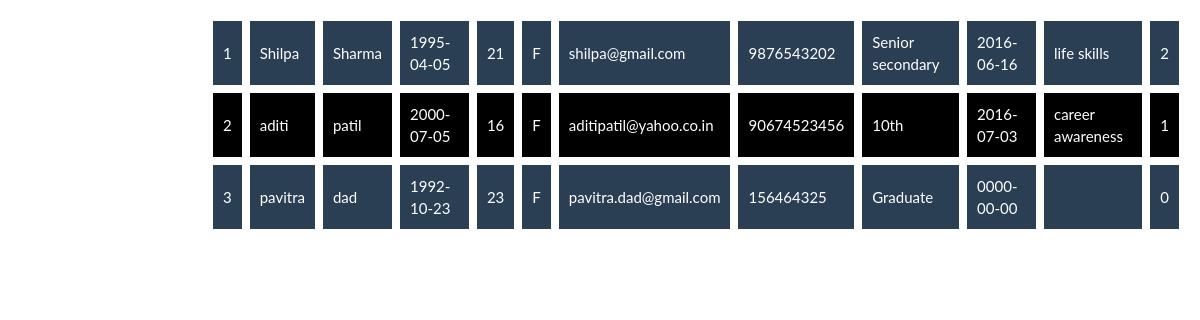
/DAD/sea.php, run on an earlier commit of the app's database.
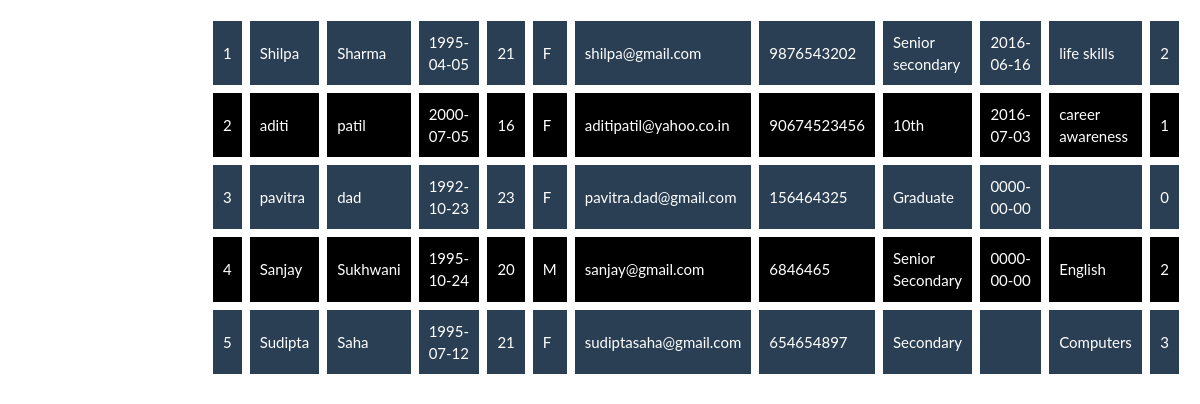
And on a later commit of the database.
### tables this page shows
CREATE TABLE IF NOT EXISTS `user` (
`uid` int(10) NOT NULL,
  `fname` char(15) NOT NULL,
  `lname` char(15) NOT NULL,
  `dob` date NOT NULL,
  `age` int(2) NOT NULL,
  `gender` char(1) NOT NULL,
  `email` varchar(30) NOT NULL,
  `user_phone` bigint(10) NOT NULL,
  `other_phone` bigint(10) NOT NULL,
  `edu_details` varchar(30) NOT NULL,
  `category` varchar(10) NOT NULL,
  `tracking start` date NOT NULL,
  `tracking call` date DEFAULT NULL,
  `father_phone` int(10) NOT NULL,
  `mother_phone` int(10) NOT NULL,
  `course` varchar(30) NOT NULL,
  `milestone` int(1) DEFAULT NULL,
  `password` varchar(15) NOT NULL
);

### DAD/sea.php (the view, shortened to what this page needs)
<!DOCTYPE html>
<html>
<head>
</head>
<?php
$nm=$_GET['nm'];
$qu="select * from user where fname like '".$nm."%'";
$res=mysql_query($qu);
echo "<table class=yotab>";
while($row=mysql_fetch_array($res))
{
	echo "<tr class=yotr>";
	echo "<td class=yo>";
	echo $row['uid'];
	echo "</td>";
	echo "<td class=yo>";
	echo $row['fname'];
	echo "</td>";
	echo "<td class=yo>";
	echo $row['lname'];
	echo "</td>";
	echo "<td class=yo>";
	echo $row['dob'];
	echo "</td>"
	;
	echo "<td class=yo>";
	echo $row['age'];
	echo "</td>";
	echo "<td class=yo>";
	echo $row['gender'];
	echo "</td>";
	echo "<td class=yo>";
	echo $row['email'];
	echo "</td>";
    echo "<td class=yo>";
	echo $row['user_phone'];
	echo "</td>";
	echo "<td class=yo>";
	echo $row['edu_details'];
	echo "</td>";
	echo "<td class=yo>";
	echo $row['tracking call'];
	echo "</td>";
	echo "<td class=yo>";
	echo $row['course'];
	echo "</td>";
	echo "<td class=yo>";
	echo $row['milestone'];
	echo "</td>";
	echo "</tr>";
}
echo "</table>";
?>

### DAD/sea.php (style rules this page uses)
.yotab { padding-left: 100px; margin-left: 100px; }
tr:nth-child(even) { background-color: #000000; }
table { padding: 8px; }
.yo { border: 3px solid #fff; padding:10px; margin:5px; color: #FFF; font-family: 'Lato', sans-serif; font-size: 15px; }
.yotr { color: #73879C; background: #2A3F54; font-family: "Helvetica Neue", Roboto, Arial, "Droid Sans", sans-serif; font-size: 13px; font-weight: 400; line-height: 1.471; }

What changed in the data, as far as the page shows it:
added user: uid "4", fname "Sanjay", lname "Sukhwani", dob "1995-10-24", age "20", gender "M", email "sanjay@gmail.com", user_phone "6846465", edu_details "Senior Secondary", tracking call "0000-00-00", course "English", milestone "2"
added user: uid "5", fname "Sudipta", lname "Saha", dob "1995-07-12", age "21", gender "F", email "sudiptasaha@gmail.com", user_phone "654654897", edu_details "Secondary", course "Computers", milestone "3"
